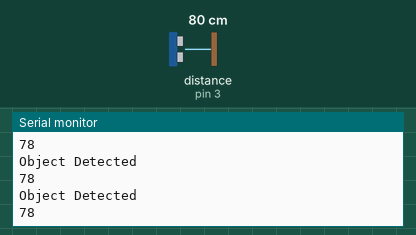
This sketch was run on a simulated Arduino Uno, built with avr-gcc and run on an emulated ATmega328P. Parts: the last lines printed to the serial monitor. Wiring (inferred from the names in the program): ultrasonic range finder: trigger pin 2; echo pin 3. Inputs (shaded band) come from the test bench; at power-on: distance to the obstacle (sensor on pin 3) 80 cm. The echo pulse lasts 58.3 µs per cm.

Above: at 1.2 s.
1.3 s: distance to the obstacle (sensor on pin 3) set to 250 cm
At 1.62 s:
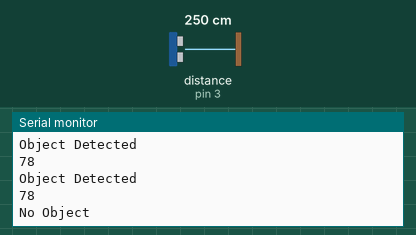
3.3 s: distance to the obstacle (sensor on pin 3) set to 120 cm
At 3.33 s:
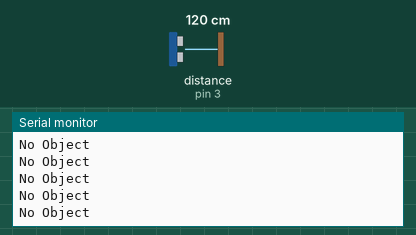

Measured:
- after the input at 1.3 s, the serial monitor: prints a new line after 0.15 s (image 1)

The sketch:

alarmbot.ino
```cpp
// Ultrasonic sensor pins
const int trigPin = 2;      // Trigger pin of ultrasonic sensor
const int echoPin = 3;      // Echo pin of ultrasonic sensor

void setup() {
  // Initialize serial communication for Bluetooth
  Serial.begin(9600);

  // Initialize ultrasonic sensor pins
  pinMode(trigPin, OUTPUT);
  pinMode(echoPin, INPUT);
}

void loop() {
  // Measure distance using the ultrasonic sensor
  long distance = measureDistance();

  // Check if an object is detected
  if (distance <200 && distance > 0) {
    Serial.println("Object Detected");  // Send "Object Detected" message
    Serial.println(distance);
  } else {
    Serial.println("No Object");        // Send "No Object" message
  }

  delay(200); // Wait for 1 second before the next reading
}

// Function to measure distance using the ultrasonic sensor
long measureDistance() {
  // Trigger the ultrasonic sensor
  digitalWrite(trigPin, LOW);
  delayMicroseconds(2);
  digitalWrite(trigPin, HIGH);
  delayMicroseconds(10);
  digitalWrite(trigPin, LOW);

  // Read the echo pin to get the pulse duration
  long duration = pulseIn(echoPin, HIGH);

  // Calculate the distance in centimeters
  long distance = duration * 0.034 / 2;

  return distance;
}
```
